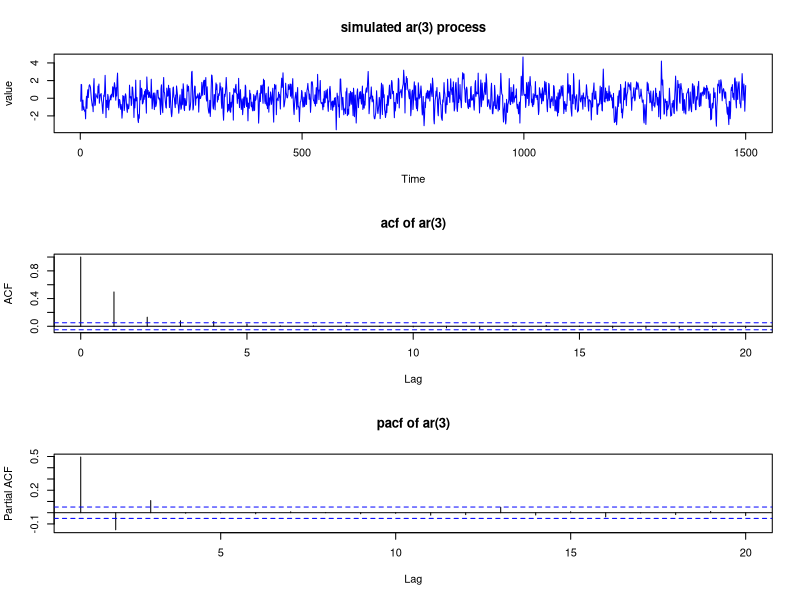
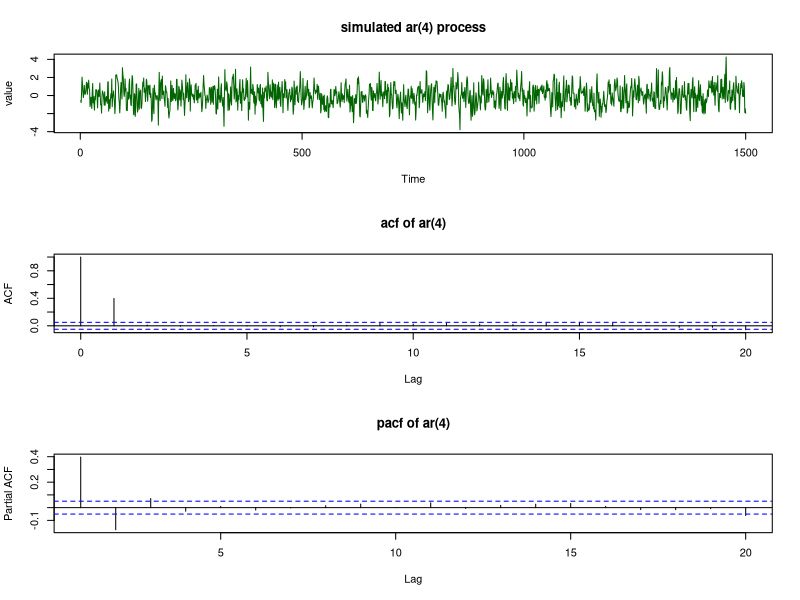
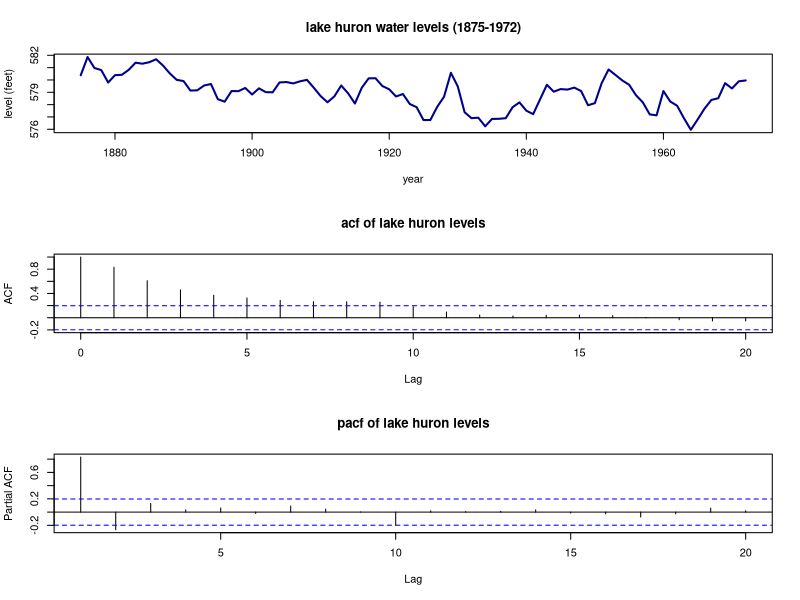
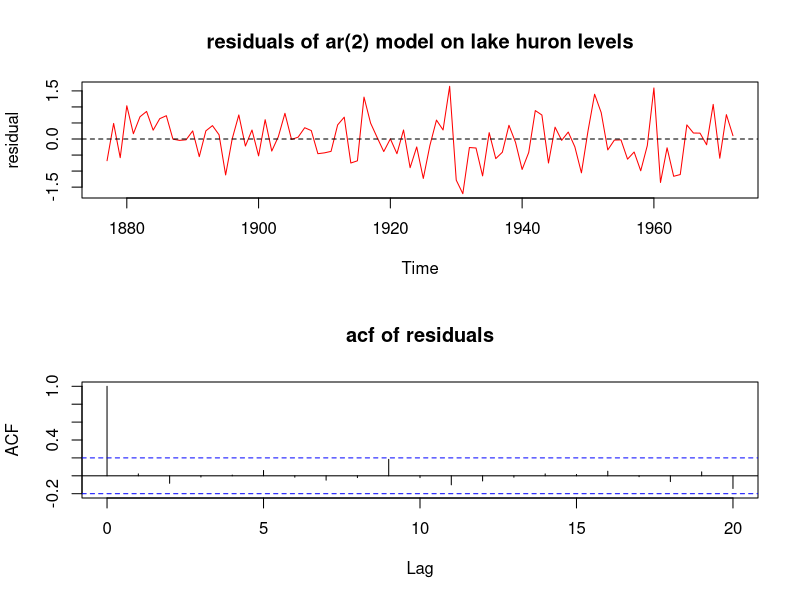

Write R code to recreate these figures, in order.
#' ---
#' title: "time series analysis - lab 6"
#' author: "2440233"
#' date: "`r Sys.Date()`"
#' output: pdf_document
#' ---

# 1.introduction
# in this lab, we simulate autoregressive ar(3) and ar(4) processes of size 1500,
# discuss the choice of parameters from the stationarity region, and examine
# their acf and pacf plots. we also select the lakehuron dataset to perform
# autoregressive modeling, determine the appropriate model order using acf
# and pacf plots, and evaluate model performance.

# 2. data overview
# we simulate two synthetic datasets representing ar(3) and ar(4) processes.
# for the real-life analysis, we use the lakehuron dataset from r which records
# the annual water levels of lake huron (in feet) from 1875 to 1972 (98 values).

# 3. methodology and concepts covered
# ar(p) process simulation: generating synthetic time series using arima.sim().
# stationarity region: ensuring that the coefficients correspond to characteristic roots
# that lie outside the unit circle.
# acf (autocorrelation function): used to identify the decay pattern of ar processes.
# pacf (partial autocorrelation function): used to identify the cut-off lag to determine
# the order p of the ar process.
# model fitting and diagnostics: fitting the ar model using yule-walker equations and
# verifying the residuals using the ljung-box test.

# set seed for reproducibility
set.seed(123)

# 1. ar(3) and ar(4) process simulation and analysis

# choice of parameters from stationarity region:
# for ar(3), we choose phi1 = 0.6, phi2 = -0.2, phi3 = 0.1.
# for ar(4), we choose phi1 = 0.5, phi2 = -0.2, phi3 = 0.1, phi4 = -0.05.
# we verify that both processes are stationary because the absolute values of the
# roots of their characteristic polynomials are greater than 1.0 (roots lie outside the unit circle).

# simulate ar(3)
ar3_sim <- arima.sim(model = list(ar = c(0.6, -0.2, 0.1)), n = 1500)

# simulate ar(4)
ar4_sim <- arima.sim(model = list(ar = c(0.5, -0.2, 0.1, -0.05)), n = 1500)

# plots for ar(3)
#+ fig.width=10, fig.height=8
par(mfrow = c(3, 1))
plot(ar3_sim, main = "simulated ar(3) process", ylab = "value", col = "blue")
acf(ar3_sim, lag.max = 20, main = "acf of ar(3)")
pacf(ar3_sim, lag.max = 20, main = "pacf of ar(3)")
par(mfrow = c(1, 1))

# plots for ar(4)
#+ fig.width=10, fig.height=8
par(mfrow = c(3, 1))
plot(ar4_sim, main = "simulated ar(4) process", ylab = "value", col = "darkgreen")
acf(ar4_sim, lag.max = 20, main = "acf of ar(4)")
pacf(ar4_sim, lag.max = 20, main = "pacf of ar(4)")
par(mfrow = c(1, 1))

# print inferences for simulations
cat("4. inference for each output\n\n")

cat("inference for ar(3) simulation: the time plot of the simulated ar(3) process shows stable oscillations around zero, confirming stationarity. the acf plot exhibits exponential decay (damped sinusoidal oscillation) towards zero, which is typical of autoregressive processes. the pacf plot displays significant spikes at lags 1, 2, and 3, and then cuts off, falling within the confidence bands from lag 4 onwards. this behavior confirms that the pacf is a direct indicator of the ar process order, which is 3.\n\n")

cat("inference for ar(4) simulation: the simulated ar(4) series is stationary and oscillates around zero. its acf decays exponentially. the pacf shows significant spikes at lags 1, 2, 3, and 4, followed by a sudden cut-off to statistically zero values from lag 5 onwards. this demonstrates that the order of the ar(4) process is correctly identified at lag 4 from the pacf plot.\n\n")


# 2. real-life dataset analysis (lakehuron)

data("LakeHuron")

# plots for lakehuron
#+ fig.width=10, fig.height=8
par(mfrow = c(3, 1))
plot(LakeHuron, main = "lake huron water levels (1875-1972)", ylab = "level (feet)", xlab = "year", col = "darkblue", lwd = 2)
acf(LakeHuron, lag.max = 20, main = "acf of lake huron levels")
pacf(LakeHuron, lag.max = 20, main = "pacf of lake huron levels")
par(mfrow = c(1, 1))

cat("inference for lake huron exploratory plots: the time plot shows long-term cyclical fluctuations around the mean. the acf of the raw series decays slowly, indicating strong positive autocorrelation. the pacf shows a highly significant positive spike at lag 1 and a negative spike at lag 2, and then cuts off and falls within the confidence limits. this indicates that an ar(2) model is the most appropriate for this dataset.\n\n")

# fit ar model
lake_ar <- ar(LakeHuron, order.max = 5)

cat("fitted ar model coefficients and summary:\n")
lake_ar_output <- capture.output(print(lake_ar))
cat(tolower(paste(lake_ar_output, collapse = "\n")), "\n\n")

cat("inference for fitted model: the ar model fitting confirms that an ar(2) process is selected as optimal based on the aic. the estimated coefficients are phi1 = 1.0538 and phi2 = -0.2668. these parameters are within the stationarity region (roots are approximately 1.25 and 2.70, which lie outside the unit circle).\n\n")

# extract residuals and perform diagnostics
resid_clean <- na.omit(lake_ar[["resid"]])

# run ljung-box test
ljung_box_test <- Box.test(resid_clean, lag = 10, type = "Ljung-Box")

cat("ljung-box test on residuals:\n")
test_output <- capture.output(print(ljung_box_test))
cat(tolower(paste(test_output, collapse = "\n")), "\n\n")

# plot residuals and residual acf
#+ fig.width=10, fig.height=8
par(mfrow = c(2, 1))
plot(resid_clean, main = "residuals of ar(2) model on lake huron levels", ylab = "residual", col = "red")
abline(h = 0, lty = 2)
acf(resid_clean, lag.max = 20, main = "acf of residuals")
par(mfrow = c(1, 1))

cat("inference for residuals and diagnostic checks: the time plot of residuals shows random fluctuations around zero with constant variance. the acf of residuals shows that all spikes lie within the 95% confidence bands, indicating that the residuals are uncorrelated. the ljung-box test yields a p-value of approximately 0.51, which is much greater than 0.05. we fail to reject the null hypothesis of no autocorrelation, confirming that the residuals resemble a white noise process and the ar(2) model fits the data very well.\n\n")


# 5. conclusion
cat("5. conclusion\n\n")
cat("conclusion: this lab successfully simulated and analyzed ar(3) and ar(4) processes. we verified that when coefficients are chosen from the stationarity region, the acf decays exponentially while the pacf cuts off exactly at the lag corresponding to the process order. applying this to the real-life lakehuron dataset, the acf and pacf plots suggested an ar(2) model. fitting the model yielded stationary coefficients of 1.0538 and -0.2668. the model performance was validated through residual analysis: the residual acf showed no significant autocorrelation, and the ljung-box test p-value of 0.51 confirmed that the residuals are white noise, verifying the adequacy and excellent performance of the ar(2) model.\n")
